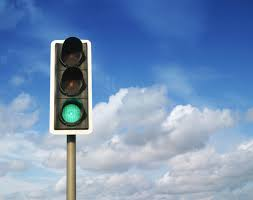
#> input picture images/Semaforo_verd_1.jpg, 253 x 200 px, found by its file name
$ python main.py
#> lines starting #> are read from the running program, lines starting #| are printed output that depends on the picture; after the words box and inside, x2 and y2 are one past the last pixel; in counts of white or black regions, pixels touching at a corner belong together
import cv2
import numpy as np
from matplotlib import pyplot as plt

files = ['Semaforo_verd_1.jpg', 'Semaforo_verd_2.jpg', 'Semaforo_verd_2.jpg',
         'Semaforo_verd_3.jpg', 'Semaforo_verd_4.jpg', 'Semaforo_verd_5.jpg',
         'Semaforo_verd_5.jpg', 'Semaforo_verd_5.jpg', 'Semaforo_verd_6.jpg',
         'Semaforo_verm_1.jpg', 'Semaforo_verm_2.jpg', 'Semaforo_verm_3.jpg',
         'Semaforo_verm_4.jpg', 'Semaforo_verm_4.jpg', 'Semaforo_verm_5.jpg',
         'Semaforo_verm_5.jpg', 'Semaforo_verm_5.jpg', 'Semaforo_verm_6.jpg']

box = [[(57, 43), (85, 125)],
       [(65, 40), (95, 133)],
       [(205, 40), (233, 133)],
       [(58, 35), (96, 150)],
       [(189, 18), (212, 76)],
       [(77, 47), (105, 133)],
       [(137, 47), (165, 133)],
       [(195, 47), (222, 133)],
       [(39, 20), (72, 129)],
       [(110, 80), (150, 222)],
       [(128, 20), (168, 138)],
       [(75, 33), (110, 155)],
       [(42, 25), (63, 100)],
       [(195, 25), (215, 100)],
       [(180, 25), (206, 136)],
       [(130, 60), (156, 150)],
       [(83, 105), (106, 169)],
       [(120, 25), (150, 134)]]

for i in range(18):
    img = cv2.imread(files[i], 1)
#> img is the input picture: shape (200, 253, 3); mean B, G, R 185, 146.7, 118.3
    mask = img[box[i][0][1]:box[i][1][1], box[i][0][0]:box[i][1][0]]
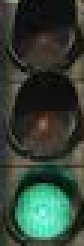
#> mask: shape (82, 28, 3) (shown 3 times larger); mean B, G, R 54, 66.1, 50.7
    cv2.imshow('Mascara', mask)
    cv2.imwrite('cortada.jpg', mask)

    b, g, r = cv2.split(mask)
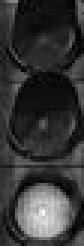
#> b: shape (82, 28) (shown 3 times larger); min 0, max 255, mean 54
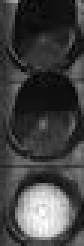
#> g: shape (82, 28) (shown 3 times larger); min 1, max 255, mean 66.1
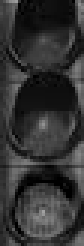
#> r: shape (82, 28) (shown 3 times larger); min 0, max 161, mean 50.7

    plt.title('Histograma')
    hst_azul = plt.hist(b.ravel(), 32, [0, 256])
    hst_verde = plt.hist(g.ravel(), 32, [0, 256])
    hst_vermelho = plt.hist(r.ravel(), 32, [0, 256])
    plt.show()
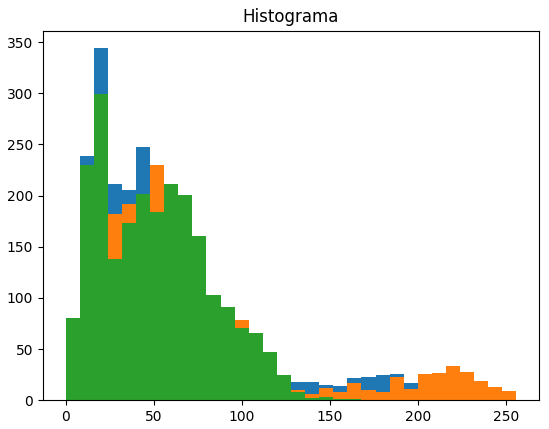
#> figure drawn by matplotlib, 1 panel; tallest bar 344 high, from x = 16 to 24; tallest bar 294 high, from x = 16 to 24; tallest bar 299 high, from x = 16 to 24

    azul = np.sum(hst_azul[0][0:32])
#> azul = 2296
    verde = np.sum(hst_verde[0][0:32])
#> verde = 2296
    vermelho = np.sum(hst_vermelho[0][0:32])
#> vermelho = 2296

    print('azul:{}'.format(azul))
#| azul:2296.0
    print('verde:{}'.format(verde))
#| verde:2296.0
    print('vermelho:{}'.format(vermelho))
#| vermelho:2296.0

    if 115 < vermelho < 1000 and azul < 300 and verde < 198:
        print('Vermelho')

    if verde > 200 and vermelho > 300 and azul < 150:
        print('Amarelo')
    else:

        if verde > 110:
            print('Verde')

    img = cv2.rectangle(img, box[i][0], box[i][1], (255, 0, 0), 2)
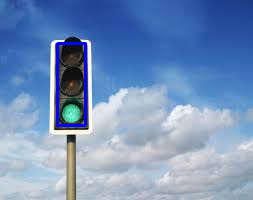
#> img: shape (200, 253, 3); 1.3% of pixels changed, all inside (x1, y1, x2, y2) = (56, 42, 87, 127)
    cv2.imshow('Original', img)

    cv2.waitKey(0)
    cv2.destroyAllWindows()
#> pass 2 of the loop `for i in range(18):`:
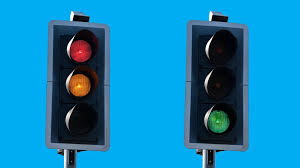
#> input picture images/Semaforo_verd_2.jpg, 300 x 168 px, found by its file name
#> img is the input picture: shape (168, 300, 3); mean B, G, R 183.5, 133.9, 16.7
#> mask: shape (93, 30, 3)
#> b: shape (93, 30)
#> g: shape (93, 30)
#> r: shape (93, 30)
#> `plt.show()`:
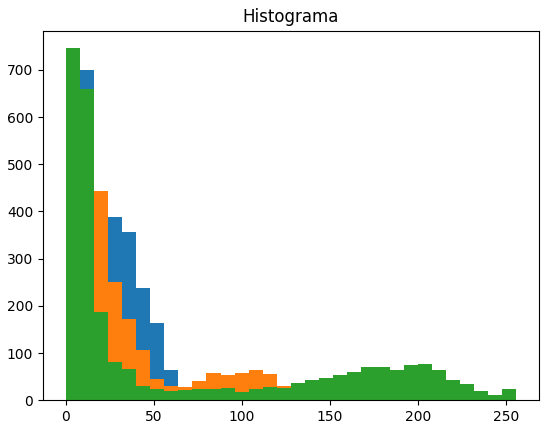
#> figure drawn by matplotlib, 1 panel; tallest bar 700 high, from x = 8 to 16; tallest bar 616 high, from x = 8 to 16; tallest bar 746 high, from x = 0 to 8
#> azul = 2790
#| azul:2790.0
#| verde:2790.0
#| vermelho:2790.0
#> `img = cv2.rectangle(img, box[i][0], box[i][1], (255, 0, 0), 2)`:
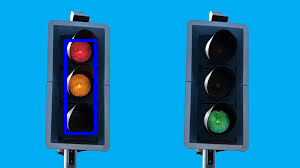
#> img: shape (168, 300, 3); 1.46% of pixels changed, all inside (x1, y1, x2, y2) = (64, 39, 97, 135)
#> (the run stopped early here; a loop or call above may not have finished)
